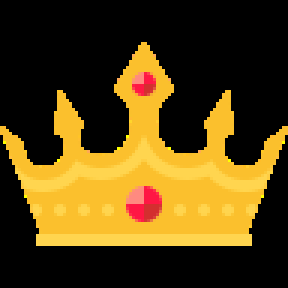
#> input picture opencv_practice/crown.png, 96 x 96 px (shown 3 times larger)
$ jupyter execute '210812 왕관씌우기.ipynb'
#> lines starting #> are read from the running program, lines starting #| are printed output that depends on the picture; after the words box and inside, x2 and y2 are one past the last pixel; in counts of white or black regions, pixels touching at a corner belong together
[cell 1]
import numpy as np
import cv2
import sys
import matplotlib.pyplot as plt

[cell 2]
import numpy as np
import cv2
import sys

#카메라 오픈
cap = cv2.VideoCapture(0)

crown_img = cv2.imread('crown.png')
#> crown_img is the input picture: shape (96, 96, 3); mean B, G, R 19, 66, 87.3
crown_img_gray = cv2.cvtColor(crown_img, cv2.COLOR_BGR2GRAY)
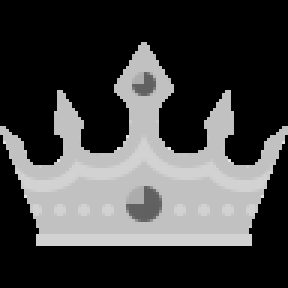
#> crown_img_gray: shape (96, 96) (shown 3 times larger); min 0, max 226, mean 67
cr_h, cr_w, _ = crown_img.shape
#> cr_h = 96; cr_w = 96

mask = np.where(crown_img_gray!=0,255, 0 ).astype('uint8')#배경이 검정, 왕관이 흰색
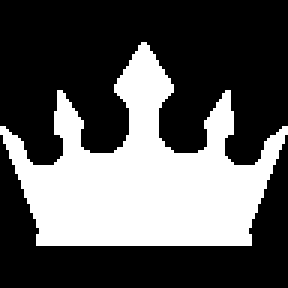
#> mask: shape (96, 96) (shown 3 times larger); 34.7% white; 1 white region, box (x1, y1, x2, y2) and area: (0, 14, 96, 82) 3195

mask_inv = cv2.bitwise_not(mask)

if not cap.isOpened():# cap.isOpen():카메라 정상오픈이면 True, 아니면 False
    print('카메라 오픈 안됨')
    sys.exit(0)

cap.set(3, 600) #카메라 영상의 가로 길이를 300으로 변경
cap.set(4, 400) #카메라 영상의 세로 길이를 200으로 변경

# 분류기 생성
classifier = cv2.CascadeClassifier('haar/haarcascade_frontalface_alt2.xml')

if classifier.empty():
    print('XML load failed!')
    sys.exit()

while True:
    ret, frame = cap.read()
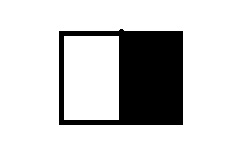
#> input picture opencv_practice/2.jpg, 242 x 162 px, given in place of the camera
#> frame is the input picture: shape (162, 242, 3); min 0, max 255, mean 209.2
    if ret: # 정상 읽기일때만
        faces = classifier.detectMultiScale(frame)
#> faces = ()

    for (x,y,w,h) in faces:
        cv2.rectangle(frame,(x,y,w,h), (0,0,255),2)
        cx = x+w//2 - cr_w//2
        cy = y-20-cr_h
        cr_roi = frame[cy:cr_h, cx:cx+cr_w]
        roi = cv2.bitwise_and(cr_roi, cr_roi,mask_inv)
        crown = cv2.bitwise_and(crown_img, crown_img,mask)
        res = cv2.add(crown, roi)
        frame[cy:cy+cr_h, cx:cx+cr_w] = res
#> this loop made 0 passes


    cv2.imshow('img',frame) # 영상을 윈도우에 출력
#     cv2.imshow('crown',crown_img)
    k = cv2.waitKey(100)
#> (key Esc is pressed here)
    if k==27:
        break


# cv2.imshow('crown',crown_img)
cap.release()
cv2.destroyAllWindows()

[cell 3]
# 왕관 이미지 일단 출력
crown_img = cv2.imread('crown.png')
crown_img_gray = cv2.cvtColor(crown_img, cv2.COLOR_BGR2GRAY)
cv2.imshow('img',crown_img)
cr_h, cr_w, _ = crown_img.shape
print(cr_h, cr_w)
#| 96 96

# 이진화
_, mask = cv2.threshold(crown_img_gray, 0,255, cv2.THRESH_BINARY_INV|cv2.THRESH_OTSU)
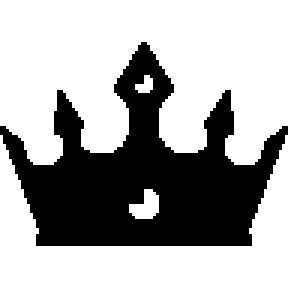
#> mask: shape (96, 96) (shown 3 times larger); 66.3% white; 1 black region, box (x1, y1, x2, y2) and area: (0, 14, 96, 82) 3105

# cv2.imshow('mask',crown_img_gray) #영상을 윈도우에 출력
cv2.imshow('mask',mask)
cv2.waitKey(0)
# cap.release()
cv2.destroyAllWindows()
